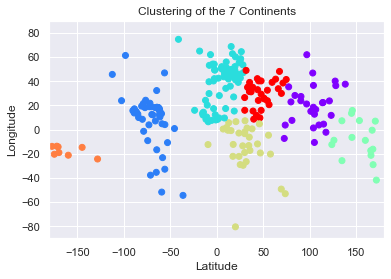

The Python source for this figure:
#!/usr/bin/env python
# coding: utf-8

# In[ ]:


import pandas as pd
import matplotlib.pyplot as plt
import numpy as np
import seaborn as sns
#setting seaborn for data visualization
sns.set()
#sklearn for adv statistical methods
from sklearn.cluster import KMeans


# In[3]:


data = pd.read_csv("5.1 Categorical.csv")
data


# In[5]:


#plotting longitude on x-axis (-180 to 180) and latitude on y-axis (-90 to 90)
plt.scatter(data['Longitude'], data['Latitude'])
plt.xlim(-180, 180)
plt.ylim(-90, 90)
plt.show()


# In[6]:


#pandas data slicing function (slicing the 0th and 3rd column, keeping 1st and 2nd column features)
x = data.iloc[:,1:3]
x


# In[15]:


#KMeans is the method from sklearn. the number in bracket indicates the number of clusters being used.
#the variable kmeans becomes the object
kmeans = KMeans(7)
#using the kmeans object with the 'fit' function implements the actual function of clustering
#we'll be clustering the sliced data (x) 
kmeans.fit(x)


# In[16]:


#array of predicted cluster is created by the "fit_predict" method and is stored in the variable "identified_clusters"
identified_clusters = kmeans.fit_predict(x)
identified_clusters


# In[17]:


#forming a dataset including clustering
#first copy the data
data_with_clusters = data.copy()
# Create a new column and add the identified cluster array in the dataset
data_with_clusters['Cluster'] = identified_clusters
data_with_clusters


# In[18]:


plt.scatter(data_with_clusters['Longitude'],data_with_clusters['Latitude'],c=data_with_clusters['Cluster'],cmap='rainbow')
#c is an argument for color for different clusters
plt.xlim(-180,180)
plt.ylim(-90,90)
plt.xlabel("Latitude")
plt.ylabel("Longitude")
plt.title("Clustering of the 7 Continents")
plt.show()


# In[ ]:
